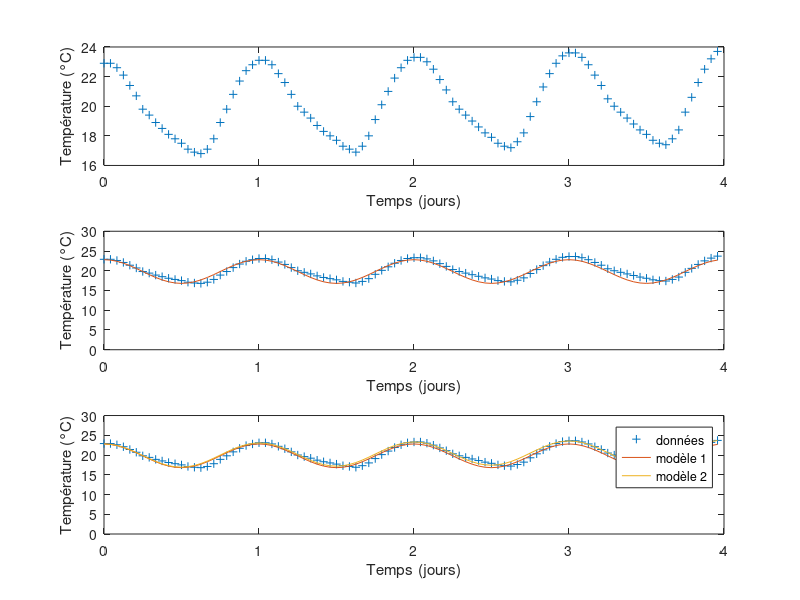

The MATLAB source for this figure:
donnees = load('data.dat');   


t_min = donnees(:,1);        
donnees_temp = donnees(:,2); 

t_jours = t_min / (60*24);

% Modèle 1 
m = 19.8;
a = 3;
T = 24;  
x1 = m + a*cos(2*pi*(t_min/60)/T);

% Modèle 2 
b = 1/(4*24);  
x2 = (m + b*(t_min/60)) + a*cos(2*pi*(t_min/60)/T);

subplot(3,1,1);
plot(t_jours, donnees_temp,"+");
xlabel('Temps (jours)'); 
ylabel('Température (°C)');
ylim([16,24])

subplot(3,1,2);
plot(t_jours, donnees_temp,"+",t_jours, x1);
xlabel('Temps (jours)'); 
ylabel('Température (°C)');
ylim([0,30])

subplot(3,1,3);
plot(t_jours, donnees_temp,"+",t_jours, x1,t_jours, x2);
legend('données','modèle 1','modèle 2')
xlabel('Temps (jours)'); 
ylabel('Température (°C)');
ylim([0,30])

d1 = norm(donnees_temp - x1);
d2 = norm(donnees_temp - x2);

fprintf('Distance modèle 1 : %.2f\n', d1);
fprintf('Distance modèle 2 : %.2f\n', d2);

erreur = d1 - d2;
fprintf('erreur : %.2f\n',erreur);
